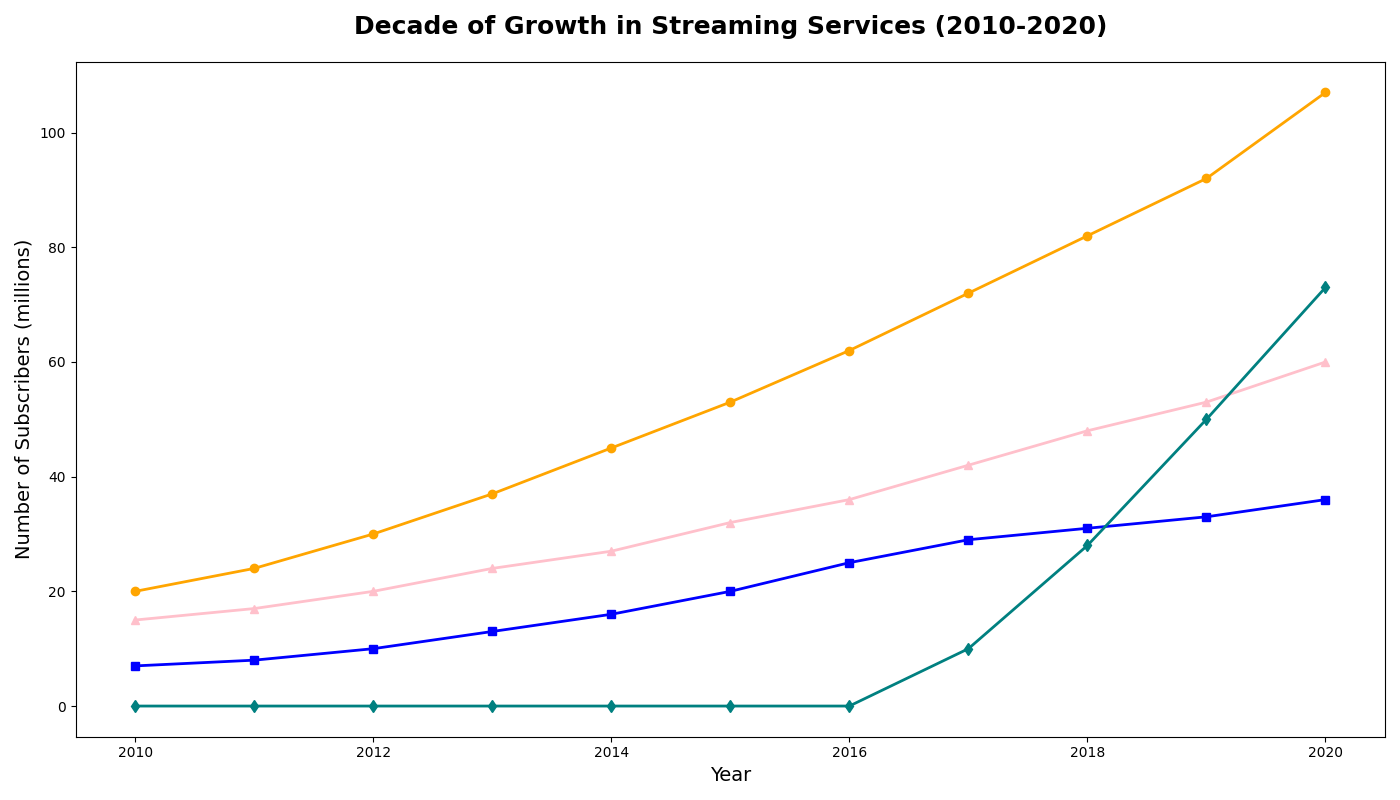

The script that drew this image:
import matplotlib.pyplot as plt
import numpy as np

years = np.arange(2010, 2021)
netflix_subs = np.array([20, 24, 30, 37, 45, 53, 62, 72, 82, 92, 107])
hulu_subs = np.array([7, 8, 10, 13, 16, 20, 25, 29, 31, 33, 36])
prime_subs = np.array([15, 17, 20, 24, 27, 32, 36, 42, 48, 53, 60])
disney_subs = np.array([0, 0, 0, 0, 0, 0, 0, 10, 28, 50, 73])

fig, ax1 = plt.subplots(figsize=(14, 8))

ax1.plot(years, netflix_subs, marker='o', color='orange', linewidth=2)
ax1.plot(years, hulu_subs, marker='s', color='blue', linewidth=2)
ax1.plot(years, prime_subs, marker='^', color='pink', linewidth=2)
ax1.plot(years, disney_subs, marker='d', color='teal', linewidth=2)

ax1.set_title('Decade of Growth in Streaming Services (2010-2020)', fontsize=18, fontweight='bold', pad=20)
ax1.set_xlabel('Year', fontsize=14)
ax1.set_ylabel('Number of Subscribers (millions)', fontsize=14)

plt.tight_layout()
plt.show()
